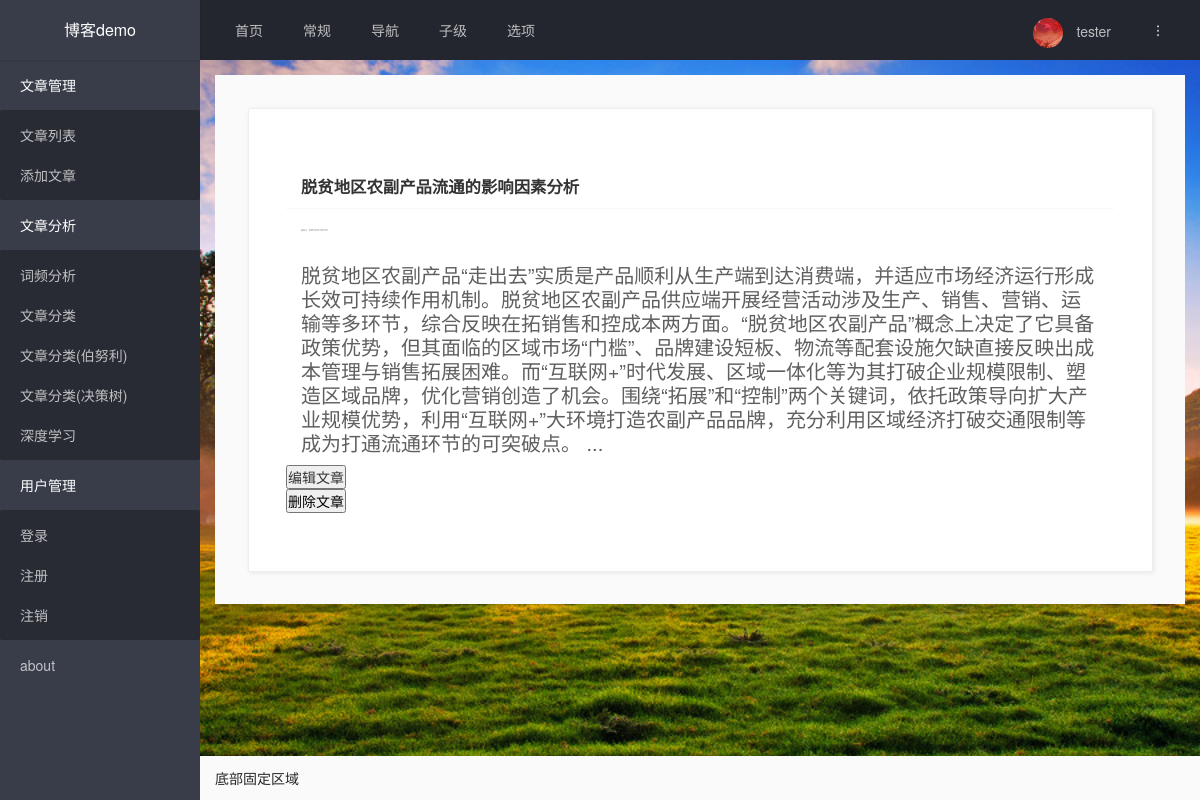
Page /4 (signed in) on the committed database.
### tables this page shows
CREATE TABLE posts (
                    id INTEGER PRIMARY KEY AUTOINCREMENT,
                    title TEXT NOT NULL,
                    content TEXT NOT NULL,
                    created_at TEXT NOT NULL,
                    updated_at TEXT NOT NULL
                );

### blog/views.py (the view)
@blog_bp.route('/<int:id>')
@is_login
def show(id):
    conn = sqlite3.connect('blog.db')
    cursor = conn.cursor()
    cursor.execute('SELECT id, title, content, created_at, updated_at FROM posts WHERE id = ?', (id,))
    post = cursor.fetchone()
    if post is None:
        return '404 Not Found'
    post = {'id': post[0], 'title': post[1], 'content': post[2], 'created_at': post[3], 'updated_at': post[4]}
    return render_template('show.html', post=post)

### blog/utils.py (called while the page is built)
def is_login(fun):
    @wraps(fun) # 函数被装饰之后,不会修改原本的帮助文档和属性
    def wrapper(*args,**kwargs):
        if session.get('username'):
            return fun(*args,**kwargs)
        else:
            flash('用户需要登录才能访问网页： %s' %(request.path))
            return redirect('/login')
    return wrapper

### templates/show.html (shortened to what this page needs)
{% extends 'base.html' %}
{% block content %}
<article>
    <div class="layui-bg-gray" style="padding: 40px;">
        <div class="layui-row layui-col-space15">
            <div class="layui-panel">
              <div style="padding: 50px 30px;">
                <header>
                        <div class="layui-card-header">
                            <h3><a href="{{ url_for('blog.show', id=post['id']) }}"> {{ post['title'] }} </a></h3>
                        </div>
                </header>
                          <div class="layui-card-body">
                              <p style="font-size:2px"><time datetime="{{ post['created_at'] }}">发表于：{{ post['created_at'] }}</time></p>
                          </div>
                          <div class="layui-card-body">
                              <p style="font-size:20px"> {{ post['content']}} ...</p>
                          </div>
                          <footer>
                            <button type="submit">
                                <a href="{{ url_for('blog.edit', id=post['id']) }}">编辑文章</a>
                            </button>
                            <form action="{{ url_for('blog.delete', id=post['id']) }}" method="post">
                                <button type="submit">删除文章</button>
                            </form>
                          </footer>
              </div>
            </div>
        </div>
    </div>
</article>
</body>
</html>
{% endblock %}

### templates/base.html (style rules this page uses)
body { background: url("../static/image/sun.jpg") no-repeat center center fixed; -webkit-background-size: cover; -o-background-size: cover; background-size: cover; }

### rows in the picture
posts: title "脱贫地区农副产品流通的影响因素分析", content "脱贫地区农副产品“走出去”实质是产品顺利从生产端到达消费端，并适应市场经济运行形成长效可持续作用机制。脱贫地区农副产品供应端开展经营活动涉及生产、销售、营销、运输等多环节，综合反映在拓销售和控成本两方面。“脱贫地区农副产品”概念上决定了它具备政策优势，但其面临的区域市场“门槛”、品牌建设短板、物流等配套设施欠缺直接反映出成本管理与销售拓展困难。而“互联网+”时代发展、区域一体化等为其打破企业规模限制、塑造区域品牌，优化营销创造了机会。围绕“拓展”和“控制”两个关键词，依托政策导向扩大产业规模优势，利用“互联网+”大环境打造农副产品品牌，充分利用区域经济打破交通限制等成为打通流通环节的可突破点。"
